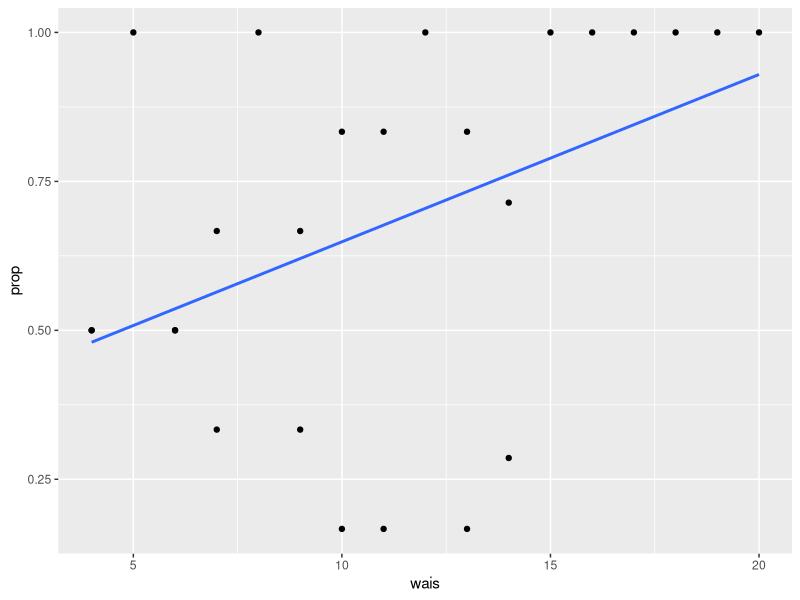

Recreate this plot in R.
## ---- chunk 1
knitr::opts_chunk$set(echo = TRUE)
## ---- chunk 2
library(readxl)
library(ggplot2)
library(dplyr)
library(MASS)

dat <- read_excel("oct_11_2018_h4_table_7_18.xlsx")
names(dat) <- c('wais', 'symptom')

## ---- chunk 3
#This problem models section 7.8 in our text. Use the WAIS dataset (Table 7.8) and conduct logisitic regression
#of symptoms present on score. Show all your work, ideally, through embedded code and interpreted results.

q2_lr <- glm(symptom ~ wais, data = dat, family = binomial(link = "logit"))
summary(q2_lr)
exp(confint(q2_lr))

#(a) Confirm the first 4 columns of Table 7.9. NB: the definition of “success” appears to have flip-flopped. Plan
#accordingly.

    dat[1:4,]


#(b) Confirm the estimation of the βˆ’s and corresponding standard errors by extracting from your logistic regression
#results or explicitly calculating.

    coef(q2_lr)
    summary(q2_lr)$coefficients[, 2]

#(c) Verify the Hosmer-Lemeshow test statistic as presented in Table 7.10.

    #How to do this test?
    
    
#(d) Replicate the plot in Figure 7.5.
#Counts

dat_gp_2 <- dat %>%
    group_by(symptom, wais)  %>%
     summarise(n= n())

#Proportions
dat_fin <- dat_gp_2 %>%
  group_by(wais)%>%
    mutate(prop = n / sum(n))

p <- ggplot(data = dat_fin, aes(x=wais, y=prop))
p + geom_point() + geom_smooth(method = "glm", family = binomial(link = 'logit'), se= FALSE)
    
#(e) What do the results in (b) and (d) suggest regarding inference, i.e., what do you conclude? Use verbiage
#specific to the dataset used.

    #The probability of senility increases with increasing WAIS score.....(finish after assistance)



